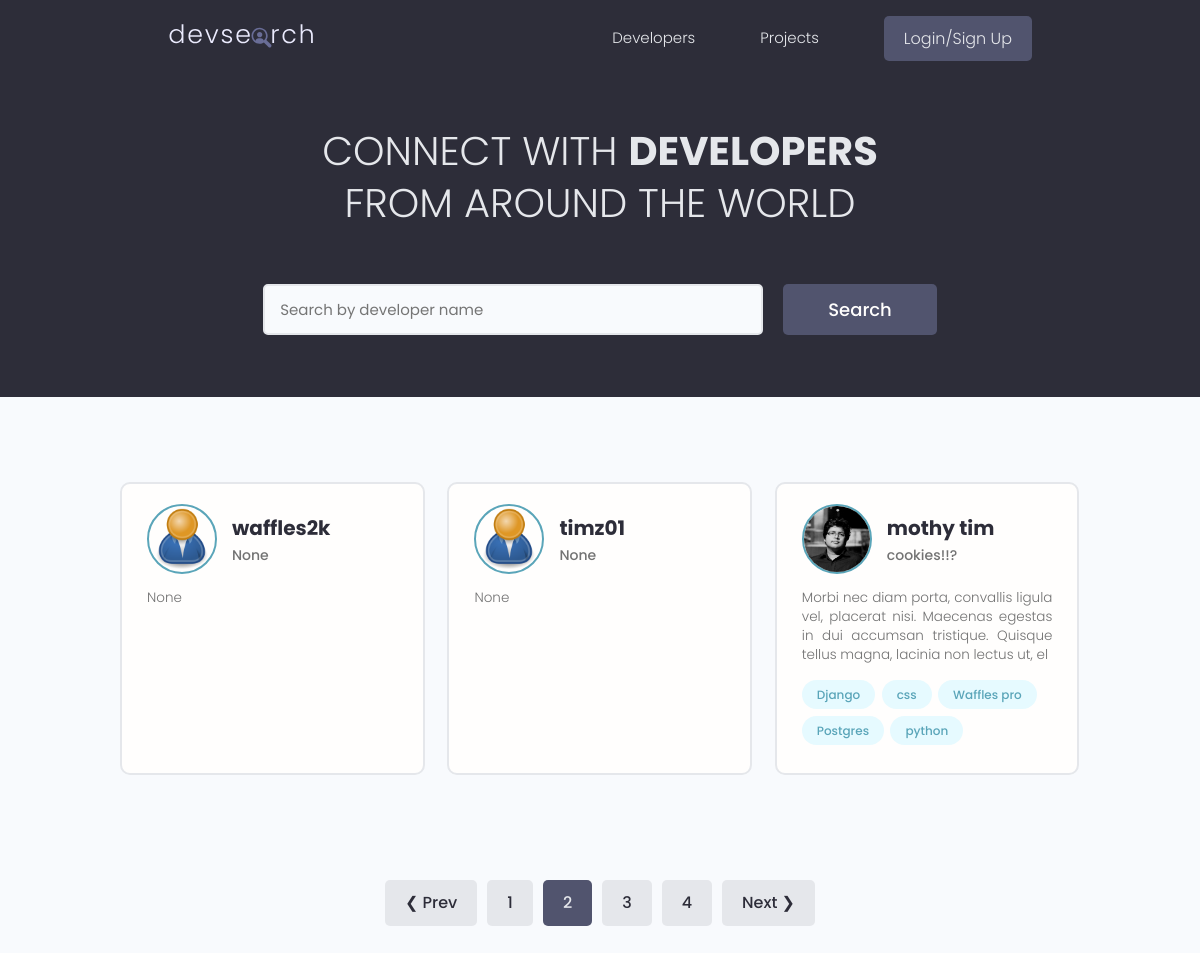
Screenshot of /?page=2 with the database file from the repository.
### users/models.py (models this page shows, shortened)
class Profile(models.Model):
    user = models.OneToOneField(User, on_delete=models.CASCADE, null=True, blank=True)
    name = models.CharField(max_length=200, blank=True, null=True)
    email = models.EmailField(max_length=500, blank=True, null=True)
    username = models.CharField(max_length=200, blank=True, null=True)
    location = models.CharField(max_length=200, blank=True, null=True)
    short_intro = models.CharField(max_length=200, blank=True, null=True)
    bio = models.TextField(blank=True, null=True)
    profile_image = models.ImageField(blank=True, null=True, upload_to='profiles/', default="profiles/user-default.png")
    social_github = models.CharField(max_length=200, blank=True, null=True)
    social_twitter = models.CharField(max_length=200, blank=True, null=True)
    social_linkedin = models.CharField(max_length=200, blank=True, null=True)
    social_youtube = models.CharField(max_length=200, blank=True, null=True)
    social_website = models.CharField(max_length=200, blank=True, null=True)
    created = models.DateTimeField(auto_now_add=True)
    id = models.UUIDField(default=uuid.uuid4, unique=True, primary_key=True, editable=False)

class Skill(models.Model):
    owner = models.ForeignKey(Profile, on_delete=models.CASCADE, null=True, blank=True)
    name = models.CharField(max_length=200, blank=True, null=True)
    description = models.TextField(null=True,blank=True)
    created = models.DateTimeField(auto_now_add=True)
    id = models.UUIDField(default=uuid.uuid4, unique=True, primary_key=True, editable=False)
    def __str__(self):
        return str(self.name)

### users/views.py (the view)
# urls.py: path('', views.profiles, name="profiles"),
def profiles(request):
    profiles, search_query = searchProfiles(request)
    custom_range, profiles = paginateProfiles(request, profiles, 3)
    context = {'profiles':profiles, 'search_query': search_query,
                'custom_range':custom_range}
    return render(request, 'users/profiles.html', context)

### users/utils.py (called while the page is built)
def paginateProfiles(request, profiles, results):
    page = request.GET.get('page')
    paginator = Paginator(profiles, results)
    try:
        profiles = paginator.page(page)
    except EmptyPage:
        page = paginator.num_pages
        profiles = paginator.page(page)
    except:
        page = 1
        profiles = paginator.page(page)
    leftIndex = (int(page) - 4)
    if leftIndex < 1:
        leftIndex = 1
    rightIndex = (int(page) + 5)
    if rightIndex > paginator.num_pages:
        rightIndex = paginator.num_pages + 1
    custom_range = range(leftIndex,rightIndex)
    return custom_range, profiles

def searchProfiles(request):
    search_query = ''
    if request.GET.get('search_query'):
        search_query = request.GET.get('search_query')
    skills = Skill.objects.filter(name__icontains=search_query)
    profiles = Profile.objects.distinct().filter(
        Q(name__icontains=search_query) |
        Q(short_intro__icontains=search_query) |
        Q(skill__in=skills)
        )
    return profiles, search_query

### users/templates/users/profiles.html (shortened to what this page needs)
{% extends 'main.html' %}
{% block content %}
 <main class="home">
    <section class="hero-section text-center">
      <div class="container container--narrow">
        <div class="hero-section__box">
          <h2>CONNECT WITH <span>DEVELOPERS</span></h2>
          <h2>FROM AROUND THE WORLD</h2>
        </div>
        <div class="hero-section__search">
          <form id='searchForm' class="form" action="{% url 'profiles' %}" method="get">
            <div class="form__field">
              <input class="input input--text" id="formInput#search" type="text" name="search_query"
               value="{{search_query}}" placeholder="Search by developer name" />
            </div>
            <input class="btn btn--sub btn--lg" type="submit" value="Search" />
          </form>
        </div>
      </div>
    </section>
    <section class="devlist">
      <div class="container">
        <div class="grid grid--three">
          {% for profile in profiles %}
          <div class="column card">
            <div class="dev">
              <a href="{% url 'user-profile' profile.id %}" class="card__body">
                <div class="dev__profile">
                  <img class="avatar avatar--md" src="{{ profile.profile_image.url }}" alt="image" />
                  <div class="dev__meta">
                    <h3>{{profile.name}}</h3>
                    <h5>{{profile.short_intro|slice:"60"}}</h5>
                  </div>
                </div>
                <p class="dev__info">{{profile.bio|slice:"150"}}</p>
                <div class="dev__skills">
                    {% for skill in profile.skill_set.all|slice:"5" %}
                  <span class="tag tag--pill tag--main">
                    <small>{{skill}}</small>
                  </span>
                  {% endfor %}
                </div>
              </a>
            </div>
          </div>
          {% endfor %}
      </div>
    </section>
    {% include 'pagination.html' with queryset=profiles custom_range=custom_range %}
  </main>
{% endblock content %}

### static/styles/app.css (style rules this page uses)
:root { --color-sub: #2d2d39; }
.btn--sub { background-color: var(--color-sub-light); }
.card { border: 2px solid var(--color-light); }
img { width: 100%; }
.hero-section { height: 40vh; display: flex; align-items: center; background-color: var(--color-sub); }
.hero-section__box { margin-bottom: 4rem; }
.hero-section__box > h2, .hero-section__box > h2 > span { font-size: 4rem; color: var(--color-light); line-height: 1.3; text-transform: uppercase; }
.hero-section__box > h2 { font-weight: 300; }
.hero-section__box > h2 > span { font-weight: 700; }
.hero-section__search > .form { display: flex; align-items: center; justify-content: center; gap: 2rem; }
.hero-section__search > .form input.input--text { width: 50rem; }
.devlist { margin-top: 8rem; }
.devlist .grid { align-items: stretch; }
.devlist .dev .dev__profile { display: flex; align-items: center; gap: 1.5rem; }
.devlist .dev .dev__meta h3 { color: var(--color-sub); font-size: 2rem; font-weight: 700; }
.devlist .dev .dev__meta h5 { color: var(--color-text); font-size: 1.4rem; font-weight: 500; }
.devlist .dev .dev__info { margin: 1.5rem 0; font-size: 1.35rem; line-height: 1.4; text-align: justify; }

### static/uikit/styles/modules/_variables.css (style rules this page uses)
:root { --color-main: #5aa5b9; --color-main-light: #e6faff; --color-sub: #3f4156; --color-sub-light: #51546e; --color-sub-lighter: #ededfd; --color-text: #737373; --color-gray: #8b8b8b; --color-light: #e5e7eb; --color-light-gray: #767676; --color-bg: #f8fafd; --color-white: #fffefd; --color-white-light: #f3f3f3; --color-success: #359e64; --color-success-bg: #def8e8; --color-error: #fc4b0b; --color-error-bg: #fff2ee; --font-base: 'Poppins', arial, helvetica, 'Segoe UI', roboto, ubuntu, sans-serif; --font-monospace: 'Fira Code', 'Courier New', courier, monospace; --font-regular: 300; --font-medium: 500; --font-bold: 700; --generic-shadow: 1px 1px 5px #00000010; --generic-transition: all 0.3s ease-in-out; }

### static/uikit/styles/modules/_base.css (style rules this page uses)
* { margin: 0; padding: 0; box-sizing: border-box; text-rendering: optimizeLegibility; color: inherit; font-size: inherit; }
html { font-size: 50%; }
@media only screen and (min-width: 480px) { html { font-size: 56.25%; } }
@media only screen and (min-width: 1200px) { html { font-size: 62.5%; } }
body { line-height: 1.6; font-weight: 400; font-size: 1.5rem; color: var(--color-text); background-color: var(--color-bg); min-height: 100vh; }

### static/uikit/styles/modules/_typography.css (style rules this page uses)
* { font-family: var(--font-base); }
h2 { font-size: 3.6rem; font-weight: var(--font-bold); }
h3 { font-size: 3.2rem; font-weight: var(--font-medium); }
h5 { font-size: 2.4rem; font-weight: var(--font-medium); }
h5, h6 { font-weight: var(--font-regular); }
p, span, strong { font-size: 1.6rem; color: var(--color-text); font-weight: var(--font-regular); }
a { padding-bottom: 2px; text-decoration: none; display: inline-block; color: var(--color-main); font-weight: var(--font-medium); }

### static/uikit/styles/modules/_utilities.css (style rules this page uses)
.container { width: 92%; max-width: 165rem; margin: 0 auto; box-sizing: border-box; }
.container--narrow { width: 92%; max-width: 120rem; }
@media screen and (min-width: 1000px) { .container { width: 90%; } }
@media screen and (min-width: 1000px) { .container--narrow { width: 85%; } }
@media screen and (min-width: 1200px) { .container { width: 80%; } }
@media screen and (min-width: 1200px) { .container--narrow { width: 72%; } }
.text-center { text-align: center; }

### static/uikit/styles/modules/_avatar.css (style rules this page uses)
.avatar { border-radius: 50%; border: 2px solid var(--color-main); object-fit: cover; }
.avatar--md { height: 7rem; width: 7rem; }

### static/uikit/styles/modules/_button.css (style rules this page uses)
.btn { display: inline-block; position: relative; cursor: pointer; background-color: var(--color-light); font-weight: var(--font-medium); color: var(--color-sub); text-decoration: none; padding: 1rem 2rem; border-radius: 0.5rem; border: none; width: -webkit-fit-content; width: -moz-fit-content; width: fit-content; height: -webkit-fit-content; height: -moz-fit-content; height: fit-content; font-size: 1.6rem; outline-width: 0; outline-color: transparent; -webkit-backface-visibility: hidden; backface-visibility: hidden; transition: all 0.3s ease-in-out; }
.btn--sub { background-color: var(--color-sub); color: var(--color-white); }
.btn--lg { font-size: 1.8rem; padding: 1.2rem 4.5rem; }

### static/uikit/styles/modules/_card.css (style rules this page uses)
.card { border-radius: 1rem; background-color: var(--color-white); border: 1.5px solid var(--color-light); width: auto; height: auto; margin-top: 0.5rem; margin-bottom: 0.5rem; overflow: hidden; }
.card__body, .card__header { padding: 2rem 2.5rem; }

### rows the page displays
Profile: profile_image (placeholder picture), name "waffles2k", short_intro "None", bio "None"
Profile: profile_image (placeholder picture), name "timz01", short_intro "None", bio "None"
Profile: profile_image (picture), name "mothy tim", short_intro "cookies!!?", bio "Morbi nec diam porta, convallis ligula vel, placerat nisi. Maecenas egestas in dui accumsan tristique. Quisque tellus magna, lacinia non lectus ut, el"
Skill: name "Django"
Skill: name "css"
Skill: name "Waffles pro"
Skill: name "Postgres"
Skill: name "python"

### other values shown
{{ page }} "1" "3" "4"
{{ page }} "2"
